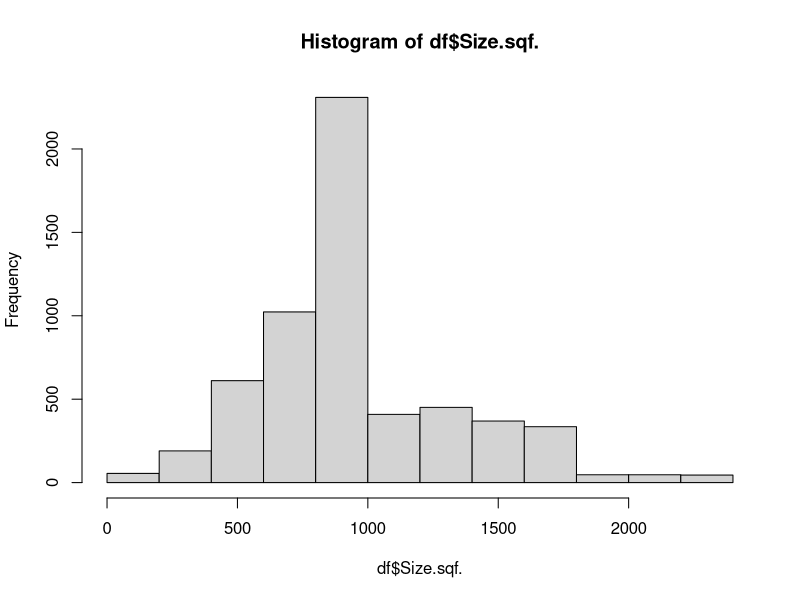

Generate this figure with R:
## ---- chunk 1
knitr::opts_chunk$set(echo = TRUE)
## ---- chunk 2
file <- read.csv("dane.csv", stringsAsFactors = T)
df <- data.frame(file)
# Usunięcie kolumn zależnych od pozostałych
df <- df[, !(names(df) %in% c("N_FacilitiesNearBy.Total.", "N_SchoolNearBy.Total."))]

cat(nrow(df), "x", length(df))
head(df)
## ---- chunk 3
sample.size <- floor(0.8 * nrow(df))
set.seed(123)
train.ind <- sample(seq_len(nrow(df)), size = sample.size)
train <- df[train.ind, ]
test <- df[-train.ind, ]
## ---- chunk 4
dir_linear <- list()
dir_linear$fit <- lm(SalePrice ~ ., data = train)
summary(dir_linear$fit)
## ---- chunk 5
rmse = function (actual, predicted) {
  sqrt(mean((actual - predicted) ^ 2))
}
## ---- chunk 6
dir_linear$predicted <- predict(dir_linear$fit, test)
rmse(test$SalePrice, dir_linear$predicted)
## ---- chunk 7
predicted.df <- data.frame(test$SalePrice, dir_linear$predicted)
predicted.df.sample <- sample(seq_len(nrow(predicted.df)), size = 10)
predicted.df[predicted.df.sample, ]
## ---- chunk 8
hist(df$Size.sqf.)
## ---- chunk 9
library(splines)
dir_spline <- list()
dir_spline$fit <- lm(SalePrice ~ . - Size.sqf. + bs(Size.sqf., df = 10), data = train)
summary(dir_spline$fit)
## ---- chunk 10
dir_spline$predicted <- predict(dir_spline$fit, test)
rmse(test$SalePrice, dir_spline$predicted)
## ---- chunk 11
predicted.df <- data.frame(test$SalePrice, dir_spline$predicted)
predicted.df.sample <- sample(seq_len(nrow(predicted.df)), size = 10)
predicted.df[predicted.df.sample, ]
